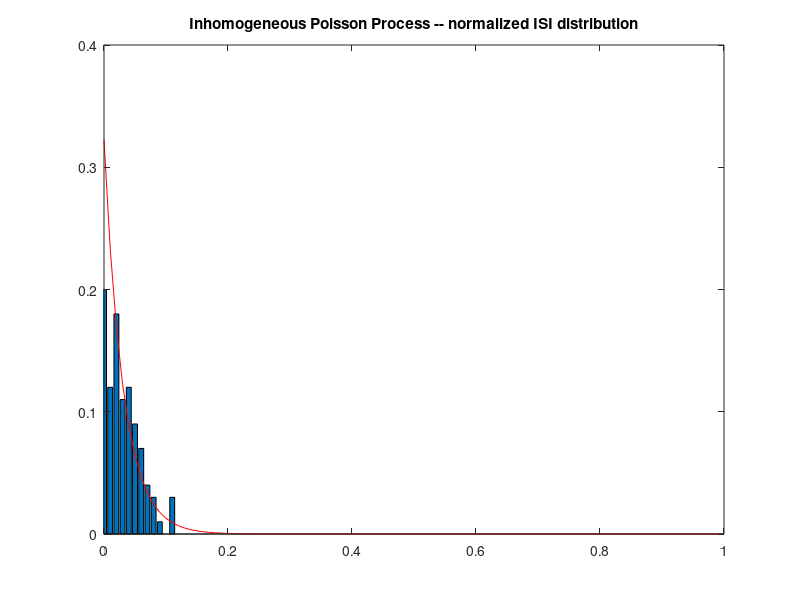

Write the MATLAB code that produced this figure.
% EE239AS.2, Spring 2017
% hw3_2_f

% Cong Peng, 904760493

clear all;
r0 = 35; rmax = 60; smax = 90; 

S_isi = cell(1,8);

t = [];
for i = 1:100
    lambda = r0 + (rmax - r0)*cosd(((i-1)/100)^2-smax);
    t(i) = exprnd(1/lambda, 1);
end

count_isi =  hist(t, 0:0.01:0.99);
bar(0:0.01:0.99, count_isi/100); hold on;

plot([0:0.01:1], exppdf( [0:0.01:1], expfit(t))/100,'r'); hold on;

xlim([0, 1]); 
ylim([0, 0.4]);
title('Inhomogeneous Poisson Process -- normalized ISI distribution');